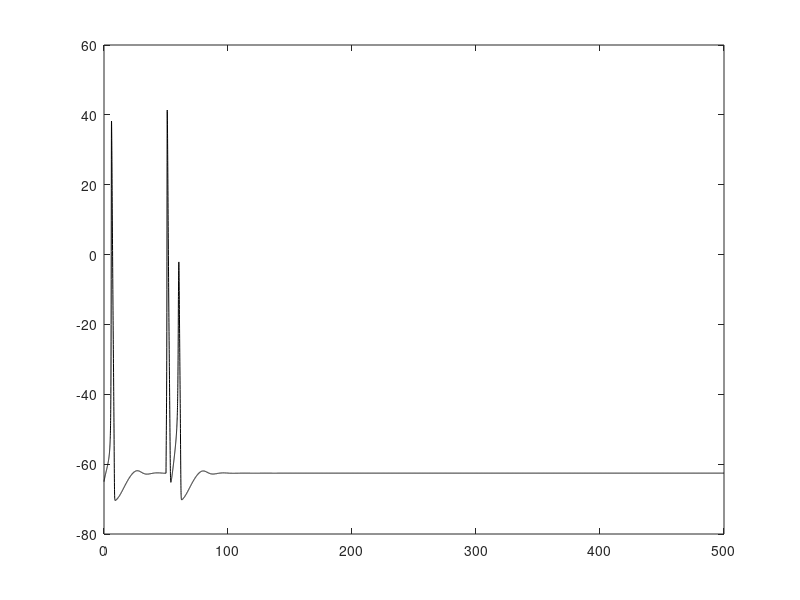

This chart was generated by the following MATLAB code:
function temp
    
    time = 0.5; % in minutes

    % Constants
    Vrest     = -65; % mV 
    dt        = 1/30; % ms
    totalTime = time*1e3; % ms
    
    C_m  = 1.0;     % membrane capacitance, in uF/cm^2

    g_Na = 120.0;   % maximum conductances, in mS/cm^2
    g_K  = 36.0;
    g_L  = 0.3;

    E_Na   = 115 + Vrest; % mV
    E_K    = -6 + Vrest; %mV
    E_L    = 10.6 + Vrest; % mV
    
    % Integration
    % The time to integrate over
    t = 0:dt:totalTime;
%     V = EIFEulerMethod(t,dt);
%     V = LIFeulerMethod(t,dt);
%     V = AdExEulerMethod(t,dt);
    
    % Initial conditions
    X0 = [Vrest; 0.053; 0.6; 0.32];

    [V,m,h,n] = HHeulerMethod(t, X0, dt);

    % Extract variables from the results
%     V = X(:, 1);
%     m = X(:, 2);
%     h = X(:, 3);
%     n = X(:, 4);

    % Calculate currents
    ina = g_Na * m.^3 .* h .* (V - E_Na);
    ik  = g_K  * n.^4 .* (V - E_K);
    il  = g_L  *         (V - E_L);

    % Plot the results
%     plot(V)
    
%     figure;
%     subplot(4,1,1);
%     
    plot(t, V, 'k');
%     ylabel('V (mV)');
%     title('Hodgkin-Huxley Neuron');
%     subplot(4,1,2);
%     plot(t, ina, 'c', t, ik, 'y', t, il, 'm');
%     ylabel('Current');
%     legend('$I_{Na}$', '$I_{K}$', '$I_{L}$');
%     subplot(4,1,3);
%     plot(t, m, 'r', t, h, 'g', t, n, 'b');
%     ylabel('Gating Value');
%     legend('m', 'h', 'n');
%     subplot(4,1,4);
%     plot(t, I_inj(t), 'k');
%     xlabel('t (ms)');
%     ylabel('$I_{inj}$ ($\mu{A}/cm^2$)');
%     ylim([-1, 31]);

end

% Define a function for the system of ODEs
function [V,m,h,n] = HHeulerMethod(t, X, dt)
    
    Vrest = -65; % mV

    C_m  = 1.0;     % membrane capacitance, in uF/cm^2

    g_Na = 120.0;   % maximum conductances, in mS/cm^2
    g_K  = 36.0;
    g_L  = 0.3;

    E_Na   = 115  + Vrest; % mV
    E_K    = -6   + Vrest; %mV
    E_L    = 10.6 + Vrest; % mV

    V = X(1);
    m = X(2);
    h = X(3);
    n = X(4);
    
    for i = 1:length(t) - 1
        
        % Calculate membrane potential & activation variables
        I_Na = g_Na * m(i)^3 * h(i) * (V(i) - E_Na);
        I_K  = g_K  * n(i)^4 *        (V(i) - E_K);
        I_L  = g_L  *                 (V(i) - E_L);

        V(i + 1) = V(i) + ((I_inj(t(i)) - I_Na - I_K - I_L) / C_m)*dt;
        m(i + 1) = m(i) + (alpha_m(V(i)) * (1.0 - m(i)) - beta_m(V(i)) * m(i))*dt;
        h(i + 1) = h(i) + (alpha_h(V(i)) * (1.0 - h(i)) - beta_h(V(i)) * h(i))*dt;
        n(i + 1) = n(i) + (alpha_n(V(i)) * (1.0 - n(i)) - beta_n(V(i)) * n(i))*dt;
        
    end
    
end


% Channel gating kinetics
% Functions of membrane voltage
% equations from original paper (Izhikevich textbook)

function alpha_n_out = alpha_n(V)
    Vrest       = -65; % mV 
    V           =  V - Vrest;
    alpha_n_out = (0.01*(10-V))/(exp((10-V)/10)-1);
end

function beta_n_out = beta_n(V)
    Vrest       = -65; % mV
    V           =  V - Vrest;
    beta_n_out  = 0.125*exp(-V/80);
end

function alpha_m_out = alpha_m(V)
    Vrest       = -65; % mV
    V           =  V - Vrest;
    alpha_m_out = (0.1*(25-V))/(exp((25-V)/10)-1);
end

function beta_m_out = beta_m(V)
    Vrest       = -65; % mV
    V           =  V - Vrest;
    beta_m_out  = 4*exp(-V/18);
end

function alpha_h_out = alpha_h(V)
    Vrest       = -65; % mV
    V           =  V - Vrest;
    alpha_h_out = 0.07*exp(-V/20);
end

function beta_h_out = beta_h(V)
    Vrest       = -65; % mV
    V           =  V - Vrest;
    beta_h_out  = 1/(exp((30-V)/10)+1);
end

%% BRETTE & GERSTNER 2005

function V = AdExEulerMethod(t,dt)
    
    % constants from table 1
    C_m     = 281;
    g_L     = 30;
    E_L     = -70.6;
    V_T     = -50.4;
    delta_T = 2;
    tau_w   = 144;
    a       = 4;
    b       = 0.0805;
    
    V(1) = E_L;
    w(1) = -1000;
    
    for i = 1:length(t) - 1
        I_L     = g_L*(V(i) - E_L);
        I_adapt = g_L*delta_T*exp((V(i)-V_T)/delta_T) - w(i);
        
        V(i + 1) = V(i) + ((I_inj(t(i)) - I_L + I_adapt) / C_m)*dt;
        w(i + 1) = w(i) + ((a*(V(i) - E_L)-w(i))/tau_w)*dt;
        
        % spike!!!
        if V(i + 1) > 30 % mV
           
            V(i + 1) = E_L;
            w(i + 1) = w(i) + b;
            
        end
        
    end
end

function V = EIFEulerMethod(t,dt)
    
    % constants from table 1
    C_m     = 281;
    g_L     = 30;
    E_L     = -70.6;
    V_T     = -50.4;
    delta_T = 2;
    
    V(1) = E_L;
    
    for i = 1:length(t) - 1
        I_L     = g_L*(V(i) - E_L);
        I_exp   = g_L*delta_T*exp((V(i)-V_T)/delta_T);
        
        V(i + 1) = V(i) + ((I_inj(t(i)) - I_L + I_exp) / C_m)*dt;
        
        % spike!!!
        if V(i + 1) > 30 % mV
            V(i + 1) = E_L;
        end
        
    end
end

function V = LIFeulerMethod(t,dt)
    
    % constants copied from HH function
    
    Vrest   = -65; % mV 
    C_m     = 1;
    g_L     = 0.3;
    E_L     = 10.6 + Vrest;
    E_K     = -6   + Vrest; %mV
    
    V(1) = Vrest;
    
    for i = 1:length(t) - 1
        I_L     = g_L*(V(i) - E_L);
        
        V(i + 1) = V(i) + ((I_inj(t(i)) - I_L) / C_m)*dt;
        
        % spike!!!
        if V(i + 1) > 30 % mV
           V(i + 1) = E_K;
        end
        
    end
end

%%

% injected current function
function I_inj_out = I_inj(t)
    if t < 50
        I_inj_out = 0;
    elseif t >= 50 && t < 60
        I_inj_out = 50; 
    elseif t >= 60
        I_inj_out = 0;
    end
end


